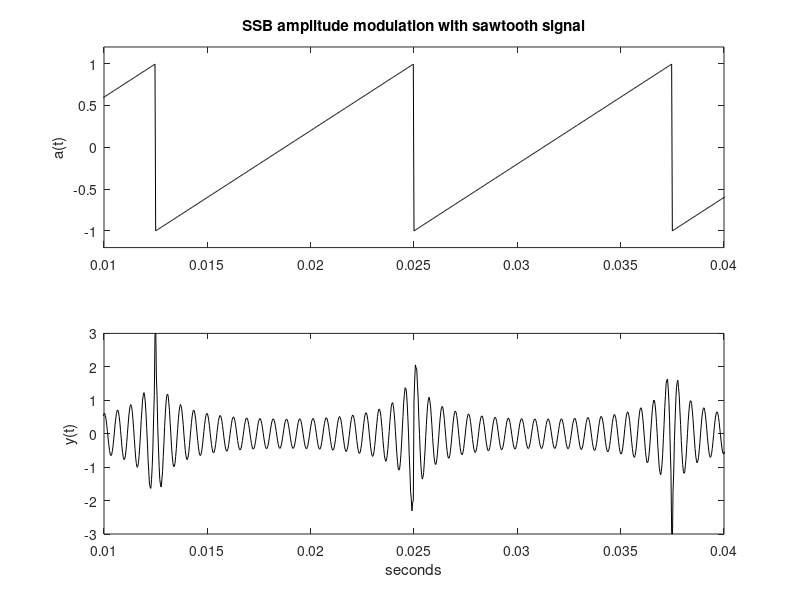

Recreate this plot in MATLAB.
% SSB amplitude modulation of of sine signal
fa=80; %signal frequency in Hz
wa=2*pi*fa; %signal frequency in rad/s

fc=1500; %carrier frequency in Hz
wc=2*pi*fc; %carrier frequency in rad/s

fs=30000; %sampling frequency in Hz
tiv=1/fs; %time interval between samples;
t=0:tiv:(0.05-tiv); %time intervals set (0.05 seconds)

A=sawtooth(wa*t); %modulating signal
gA=hilbert(A); %Hilbert transform of modulating signal
C=cos(wc*t); %carrier signal
gC=hilbert(C); %Hilbert transform of carrier
gSSB=gA.*gC; %multiplication
y=real(gSSB); %real part

subplot(2,1,1)
plot(t,A,'k'); %plots modulating signal
axis([0.01 0.04 -1.2 1.2]);
ylabel('a(t)');
title('SSB amplitude modulation with sawtooth signal')

subplot(2,1,2)
plot(t,y,'k'); %plots modulated signal
axis([0.01 0.04 -3 3]);
xlabel('seconds'); ylabel('y(t)');
